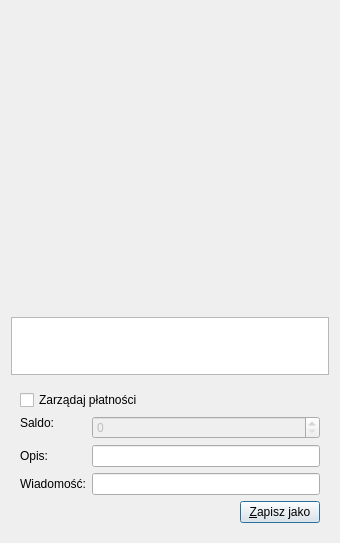
<?xml version="1.0" encoding="UTF-8"?>
<ui version="4.0">
 <class>QRCodeDialog</class>
 <widget class="QDialog" name="QRCodeDialog">
  <property name="geometry">
   <rect>
    <x>0</x>
    <y>0</y>
    <width>340</width>
    <height>543</height>
   </rect>
  </property>
  <property name="windowTitle">
   <string>QR Code Dialog</string>
  </property>
  <layout class="QVBoxLayout" name="verticalLayout_3">
   <item>
    <widget class="QLabel" name="lblQRCode">
     <property name="sizePolicy">
      <sizepolicy hsizetype="Expanding" vsizetype="Expanding">
       <horstretch>0</horstretch>
       <verstretch>0</verstretch>
      </sizepolicy>
     </property>
     <property name="minimumSize">
      <size>
       <width>300</width>
       <height>300</height>
      </size>
     </property>
     <property name="textFormat">
      <enum>Qt::PlainText</enum>
     </property>
     <property name="alignment">
      <set>Qt::AlignCenter</set>
     </property>
     <property name="wordWrap">
      <bool>true</bool>
     </property>
    </widget>
   </item>
   <item>
    <widget class="QPlainTextEdit" name="outUri">
     <property name="sizePolicy">
      <sizepolicy hsizetype="Expanding" vsizetype="Minimum">
       <horstretch>0</horstretch>
       <verstretch>0</verstretch>
      </sizepolicy>
     </property>
     <property name="minimumSize">
      <size>
       <width>0</width>
       <height>50</height>
      </size>
     </property>
     <property name="tabChangesFocus">
      <bool>true</bool>
     </property>
     <property name="textInteractionFlags">
      <set>Qt::TextSelectableByKeyboard|Qt::TextSelectableByMouse</set>
     </property>
    </widget>
   </item>
   <item>
    <widget class="QWidget" name="widget" native="true">
     <layout class="QVBoxLayout" name="verticalLayout_2">
      <item>
       <widget class="QCheckBox" name="chkReqPayment">
        <property name="enabled">
         <bool>true</bool>
        </property>
        <property name="text">
         <string>Zarządaj płatności</string>
        </property>
       </widget>
      </item>
      <item>
       <layout class="QFormLayout" name="formLayout">
        <property name="fieldGrowthPolicy">
         <enum>QFormLayout::AllNonFixedFieldsGrow</enum>
        </property>
        <item row="1" column="0">
         <widget class="QLabel" name="lblLabel">
          <property name="text">
           <string>Opis:</string>
          </property>
          <property name="textFormat">
           <enum>Qt::PlainText</enum>
          </property>
          <property name="alignment">
           <set>Qt::AlignRight|Qt::AlignTrailing|Qt::AlignVCenter</set>
          </property>
          <property name="buddy">
           <cstring>lnLabel</cstring>
          </property>
         </widget>
        </item>
        <item row="1" column="1">
         <widget class="QLineEdit" name="lnLabel"/>
        </item>
        <item row="2" column="0">
         <widget class="QLabel" name="lblMessage">
          <property name="text">
           <string>Wiadomość:</string>
          </property>
          <property name="textFormat">
           <enum>Qt::PlainText</enum>
          </property>
          <property name="alignment">
           <set>Qt::AlignRight|Qt::AlignTrailing|Qt::AlignVCenter</set>
          </property>
          <property name="buddy">
           <cstring>lnMessage</cstring>
          </property>
         </widget>
        </item>
        <item row="2" column="1">
         <widget class="QLineEdit" name="lnMessage"/>
        </item>
        <item row="0" column="0">
         <widget class="QLabel" name="lblAmount">
          <property name="sizePolicy">
           <sizepolicy hsizetype="Preferred" vsizetype="Maximum">
            <horstretch>0</horstretch>
            <verstretch>0</verstretch>
           </sizepolicy>
          </property>
          <property name="text">
           <string>Saldo:</string>
          </property>
          <property name="textFormat">
           <enum>Qt::PlainText</enum>
          </property>
          <property name="alignment">
           <set>Qt::AlignRight|Qt::AlignTrailing|Qt::AlignVCenter</set>
          </property>
          <property name="buddy">
           <cstring>lnReqAmount</cstring>
          </property>
         </widget>
        </item>
        <item row="0" column="1">
         <widget class="BitcoinAmountField" name="lnReqAmount">
          <property name="enabled">
           <bool>false</bool>
          </property>
          <property name="minimumSize">
           <size>
            <width>80</width>
            <height>0</height>
           </size>
          </property>
         </widget>
        </item>
       </layout>
      </item>
      <item>
       <layout class="QHBoxLayout" name="horizontalLayout">
        <item>
         <spacer name="horizontalSpacer">
          <property name="orientation">
           <enum>Qt::Horizontal</enum>
          </property>
          <property name="sizeHint" stdset="0">
           <size>
            <width>40</width>
            <height>20</height>
           </size>
          </property>
         </spacer>
        </item>
        <item>
         <widget class="QPushButton" name="btnSaveAs">
          <property name="text">
           <string>&amp;Zapisz jako</string>
          </property>
         </widget>
        </item>
       </layout>
      </item>
     </layout>
    </widget>
   </item>
  </layout>
 </widget>
 <customwidgets>
  <customwidget>
   <class>BitcoinAmountField</class>
   <extends>QSpinBox</extends>
   <header>bitcoinamountfield.h</header>
   <container>1</container>
  </customwidget>
 </customwidgets>
 <resources/>
 <connections>
  <connection>
   <sender>chkReqPayment</sender>
   <signal>clicked(bool)</signal>
   <receiver>lnReqAmount</receiver>
   <slot>setEnabled(bool)</slot>
   <hints>
    <hint type="sourcelabel">
     <x>92</x>
     <y>285</y>
    </hint>
    <hint type="destinationlabel">
     <x>98</x>
     <y>311</y>
    </hint>
   </hints>
  </connection>
 </connections>
</ui>
